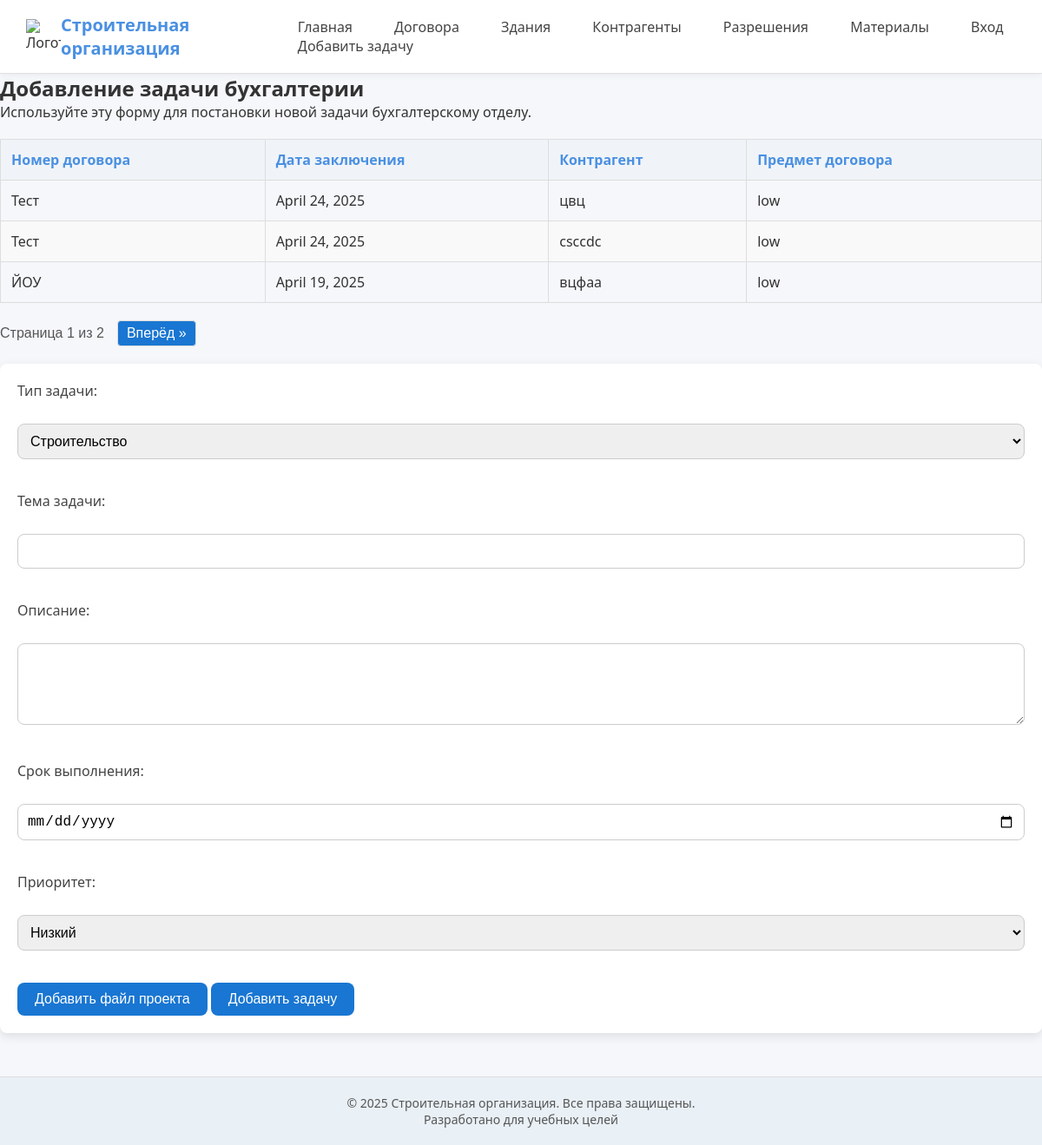
Page /task/ on the committed database.
### app/models.py (models this page shows, shortened)
class Taskadd(models.Model):
    title = models.CharField(max_length=100, verbose_name="Тема задачи")
    deadline = models.DateField(verbose_name="Срок выполнения")
    description = models.CharField(max_length=255, verbose_name="Описание")
    priority = models.TextField(verbose_name="Приоритет")
    created_at = models.DateTimeField(auto_now_add=True)

### app/views.py (the view)
# urls.py: path('task/', task_list, name='task_list'),
def task_list(request):
    task = Taskadd.objects.all().order_by('-deadline')
    paginator = Paginator(task, 3)  # Показывать по 10 договоров на странице
    page_number = request.GET.get('page')  # Получаем номер страницы из URL
    page_obji = paginator.get_page(page_number)  # Получаем нужную страницу
    return render(request, 'task_add.html', {'page_obji': page_obji})

### app/templates/task_add.html (shortened to what this page needs)
{%extends 'base.html'%}
{%block content%}
{% load static %}
  <main>
    <h2>Добавление задачи бухгалтерии</h2>
    <p>Используйте эту форму для постановки новой задачи бухгалтерскому отделу.</p>
    <table class="contracts-table">
      <thead>
        <tr>
          <th>Номер договора</th>
          <th>Дата заключения</th>
          <th>Контрагент</th>
          <th>Предмет договора</th>
        </tr>
      </thead>
      <tbody>
        {% for task in page_obji %}
        <tr>
          <td>{{ task.title }}</td>
          <td>{{ task.deadline }}</td>
          <td>{{ task.description }}</td>
          <td>{{ task.priority }}</td>
        </tr>
        {% empty %}
        <tr><td colspan="4">Нет доступных договоров</td></tr>
        {% endfor %}
      </tbody>
    </table>
    <div class="paginations">
      <span>Страница {{ page_obji.number }} из {{ page_obji.paginator.num_pages }}</span>
      {% if page_obji.has_next %}
        <a href="?page={{ page_obji.next_page_number }}">Вперёд »</a>
      {% endif %}
    </div>
    <form action = "{% url 'add_task' %}" method="post">
      <label for="priority">Тип задачи:</label><br />
      <select id="priority" name="priority">
        <option value="low">Строительство</option>
      </select><br /><br />
      <label for="title">Тема задачи:</label><br />
      <input type="text" id="title" name="title" required /><br /><br />
      <label for="description">Описание:</label><br />
      <textarea id="description" name="description" rows="4" required></textarea><br /><br />
      <label for="deadline">Срок выполнения:</label><br />
      <input type="date" id="deadline" name="deadline" required /><br /><br />
      <label for="priority">Приоритет:</label><br />
      <select id="priority" name="priority">
        <option value="Низкий">Низкий</option>
      </select><br /><br />
      <button type="submit">Добавить файл проекта</button>
      <button type="submit">Добавить задачу</button>
    </form>
  </main>
  {%endblock%}

### app/static/css/styles.css (style rules this page uses)
* { margin: 0; padding: 0; box-sizing: border-box; }
body { font-family: 'Segoe UI', sans-serif; background-color: #f5f7fa; color: #333; }
.contracts-table { width: 100%; border-collapse: collapse; margin-top: 20px; }
.contracts-table th, .contracts-table td { padding: 12px; text-align: left; border: 1px solid #ddd; }
.contracts-table th { background-color: #f0f4f8; font-weight: bold; color: #4a90e2; }
.contracts-table tr:nth-child(even) { background-color: #f9f9f9; }
form { margin-top: 30px; background-color: #ffffff; padding: 20px; border-radius: 8px; box-shadow: 0 4px 12px rgba(0, 0, 0, 0.1); }
label { font-size: 16px; font-weight: 500; color: #444; display: block; }
input[type="text"], input[type="date"] { width: 100%; padding: 10px; font-size: 16px; border: 1px solid #ddd; border-radius: 8px; }
button { background-color: #4a90e2; color: white; padding: 10px 20px; font-size: 16px; border: none; border-radius: 8px; cursor: pointer; transition: background-color 0.3s ease; }
form { margin-top: 20px; }
input[type="text"], input[type="date"], textarea, select { width: 100%; padding: 10px; margin-top: 5px; margin-bottom: 15px; border: 1px solid #ccc; border-radius: 8px; box-sizing: border-box; font-size: 16px; }
button[type="submit"] { padding: 10px 20px; background-color: #1976d2; color: white; border: none; border-radius: 8px; cursor: pointer; font-size: 16px; transition: background-color 0.3s ease; }
.paginations { display: flex; gap: 15px; align-items: center; margin: 20px 0; font-family: Arial, sans-serif; }
.paginations a { background-color: #1976d2; color: white; text-decoration: none; padding: 5px 10px; border: 1px solid #ddd; border-radius: 4px; }
.paginations span { color: #555; }

### rows in the picture
Taskadd: title "Тест", deadline "April 24, 2025", description "цвц", priority "low"
Taskadd: title "Тест", deadline "April 24, 2025", description "csccdc", priority "low"
Taskadd: title "ЙОУ", deadline "April 19, 2025", description "вцфаа", priority "low"

### other values in the picture
{{ page_obji.number }} "1"
{{ page_obji.paginator.num_pages }} "2"
